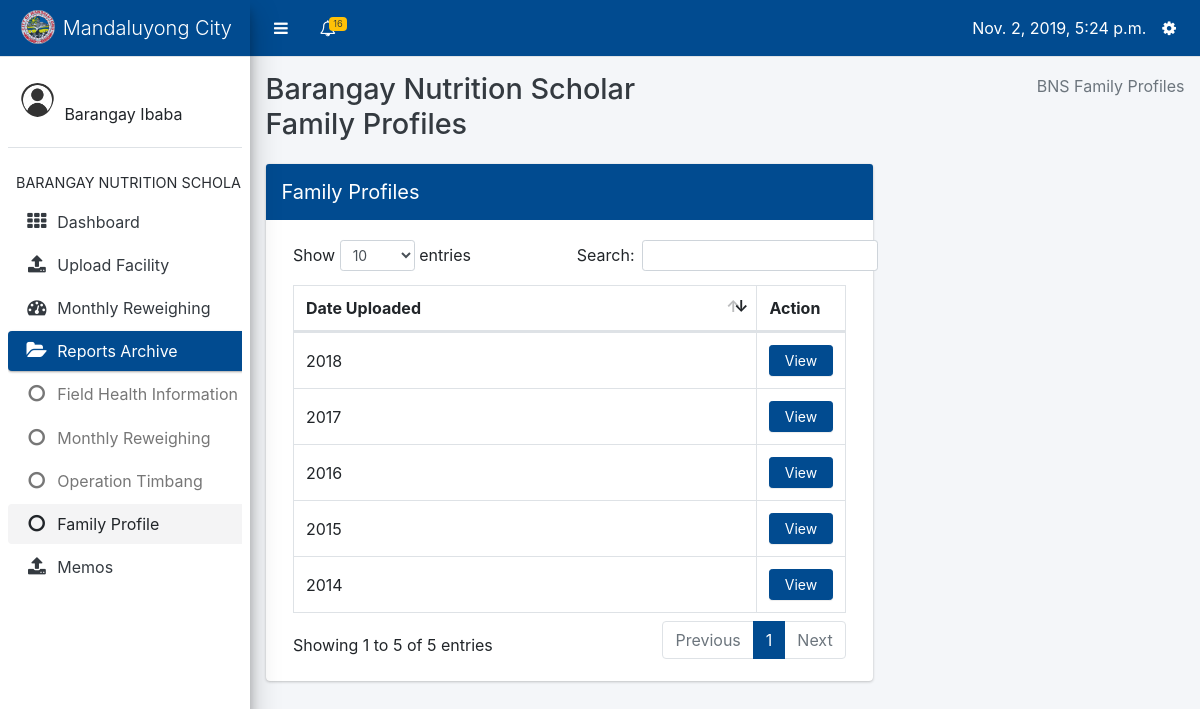
Screenshot of /data-input/bns/family_profile/list (signed in) with the database file from the repository.
### core/models.py (models this page shows, shortened)
class Profile(models.Model):
    user = models.OneToOneField(User, on_delete=models.CASCADE, related_name='profile')
    barangay = models.ForeignKey(Barangay, on_delete=models.CASCADE, null=True, blank=True)
    USER_TYPES = (
        ('Barangay Nutrition Scholar', 'Barangay Nutrition Scholar'),
        ('Nutritionist', 'Nutritionist'),
        ('Nutrition Program Coordinator', 'Nutrition Program Coordinator')
    )
    user_type = models.CharField(max_length=40, choices=USER_TYPES)

### datainput/models.py (models this page shows, shortened)
class Barangay(models.Model):
    name = models.CharField(max_length=100)
    @property
    def has_reweighed(self):
        patients = Patient.objects.filter(barangay=self)
        if patients.count() == 0:
            return False
        for patient in patients:
            try:
                mr = MonthlyReweighing.objects.get(patient=patient, date__month=datetime.now().month)
            except MonthlyReweighing.DoesNotExist:
                return False
        return True

class FamilyProfile(models.Model):
    barangay = models.ForeignKey(Barangay, on_delete=models.CASCADE)
    date = models.DateTimeField(default=datetime.now)
    uploaded_by = models.ForeignKey('core.Profile', on_delete=models.DO_NOTHING)

### datainput/views.py (the view)
# urls.py: path('bns/family_profile/list', views.family_profiles, name='family_profiles'),
@login_required
def family_profiles(request):
    barangay = Profile.objects.get(user=request.user).barangay
    families = FamilyProfile.objects.filter(barangay=barangay).order_by('-date')
    profile = Profile.objects.get(user=request.user)
    active = 'fp'
    request.session['active'] = 'fp'
    context = {
        'active': active,
        'profile': profile,
        'barangay': barangay,
        'families': families
    }
    return render(request, 'datainput/family_profile_index.html', context)

### core/context_processors.py (called while the page is built)
def get_user_type(request):
    if request.user.is_anonymous:
        return {
            'user_type': None
        }
    return {
        'user_type': Profile.objects.get(user=request.user).user_type
    }

def get_notifications(request):
    if not request.user.is_anonymous:
        notifications = Notification.objects.filter(profile_to=Profile.objects.get(user=request.user)).order_by('-date')
        return {
            'notifications': notifications
        }
    return {
        'notifications': None
    }

def get_unread_notifications(request):
    if not request.user.is_anonymous:
        unread_count = Notification.objects.filter(profile_to=Profile.objects.get(user=request.user), is_read=False)
        return {
            'unread_count': unread_count.count()
        }
    return {
        'unread_count': None
    }

def today(request):
    return {
        'today': datetime.now()
    }

def year_now(request):
    return {
        'year_present': datetime.now().year
    }

def profile(request):
    if request.user.is_anonymous:
        return {
            'profile': None
        }
    return {
        'profile': Profile.objects.get(user=request.user)
    }

### datainput/templates/datainput/family_profile_index.html (shortened to what this page needs)
{% extends 'core/bns-layout.html' %}
{% block content %}
<div class="content-wrapper" style="min-height: 620px; height: auto; margin-top: 57px;">
    <div class="content-header">
        <div class="container-fluid">
            <div class="row mb-2">
                    <div class="col-sm-6">
                        <h1 class="m-0 text-dark">Barangay Nutrition Scholar Family Profiles</h1>
                    </div>
                <div class="col-sm-6">
                    <ol class="breadcrumb float-sm-right">
                        <li class="breadcrumb-item active">BNS Family Profiles</li>
                    </ol>
                </div>
            </div>
        </div>
    </div>
    <section class="content">
        <div class="container-fluid">
            <div class="row">
                <div class="col-8">
                    <div class="card card-primary">
                        <div class="card-header d-flex p-0">
                            <h3 class="card-title p-3">Family Profiles</h3>
                        </div>
                        <div class="card-body">
                                <div>
                                    <table id="familyprofile_list" class="table table-bordered table-hover dataTable">
                                        <thead>
                                        <tr>
                                            <th>Date Uploaded</th>
                                            <th style="width: 16%;">Action</th>
                                        </tr>
                                        </thead>
                                        <tbody>
                                        {% for family in families %}
                                            <tr>
                                                <td style="vertical-align: middle;">
                                                    {{ family.date.year }}
                                                </td>
                                               <td>
                                                   <a class="btn btn-primary btn-sm col-12" href="{% url 'datainput:show_profiles' family.id %}">View</a>
                                               </td>
                                            </tr>
                                        {% endfor %}
                                        </tbody>
                                    </table>
                                </div>
                        </div>
                    </div>
                </div>
            </div>
        </div>
    </section>
</div>
{% endblock %}

### core/templates/core/bns-layout.html (shortened to what this page needs)
{% load static %}
<html>
    <head>
        <link rel="stylesheet" type="text/css" href="{% static 'core/plugins/bootstrap/css/bootstrap.css' %}">
        <link rel="stylesheet" type="text/css" href="{% static 'core/plugins/css/adminlte.css' %}">
        <link rel="stylesheet" type="text/css" href="{% static 'core/plugins/datatables/dataTables.bootstrap4.css' %}">
        <link rel="stylesheet" type="text/css" href="{% static 'core/plugins/font-awesome/css/font-awesome.css' %}">
    </head>
    <body class="sidebar-mini">
        <div class="wrapper">
            <nav class="main-header navbar navbar-expand border-bottom navbar-light bg-primary" style="position: fixed; right: 0; left: 0;">
                <ul class="navbar-nav">
                    <li class="nav-item">
                        <a class="nav-link" data-widget="pushmenu" href="#" style="padding-top: 12px;"><i class="fa fa-bars"></i></a>
                    </li>
                    <li class="nav-item dropdown">
                        <a class="nav-link" data-toggle="dropdown" href="#" aria-expanded="false" style="padding-top: 12px;">
                            <i class="fa fa-bell-o"></i>
                            {% if unread_count > 0 %}
                                <span class="badge badge-warning navbar-badge">
                                {{ unread_count }}</span>
                            {% endif %}
                        </a>
                    </li>
                </ul>
                <ul class="navbar-nav ml-auto">
                    <li class="nav-item mt-2">
                        {{ today }}
                    </li>
                    <li class="nav-item dropdown">
                        <a class="nav-link" data-toggle="dropdown" href="#" aria-expanded="true" style="padding-top: 12px;">
                            <i class="fa fa-cog"></i>
                        </a>
                    </li>
                </ul>
            </nav>
            <aside class="main-sidebar elevation-4 sidebar-light-primary" style="min-height: 620px;">
                <div class="brand-link bg-primary">
                    <img src="{% static 'core/images/com.png' %}" class="brand-image img-circle" style="opacity: .8">
                    <span class="brand-text font-weight-light">Mandaluyong City</span>
                </div>
                <div class="sidebar">
                    <div class="user-panel mt-3 pb-3 mb-3 d-flex">
                        <div class="image">
                            <img src="{% static 'core/images/usr.png' %}" class="img-circle" alt="User Image" style="padding-top: 10px">
                        </div>
                        <div class="info">
                            <div class="d-block"><b>{{ profile.user.first_name }} {{ profile.user.last_name }}</b><br>{{ profile.barangay.name }}</div>
                        </div>
                    </div>
                    <nav class="mt-2">
                        <ul class="nav nav-pills nav-sidebar flex-column" data-widget="treeview" role="menu" data-accordion="false">
                            <li class="nav-header">BARANGAY NUTRITION SCHOLAR</li>
                            <li class="nav-item">
                                <a class="nav-link" href="{% url 'core:bns_dashboard' %}">
                                    <i class="nav-icon fa fa-th"></i>
                                    <p>Dashboard</p>
                                </a>
                            </li>
                            <li class="nav-item">
                                <a href="{% url 'core:bns-index' %}" class="nav-link {% if active == 'uf' %}active{% endif %}">
                                    <i class="nav-icon fa fa-upload"></i>
                                    <p>Upload Facility</p>
                                </a>
                            </li>
                            <li class="nav-item">
                                <a href="{% url 'datainput:latest_monthly_reweighing_index' %}" class="nav-link {% if active == 'mw' %}active{% endif %}">
                                    <i class="nav-icon fa fa-dashboard"></i>
                                    <p>Monthly Reweighing</p>
                                </a>
                            </li>
                            <li class="nav-item has-treeview {% if active == 'fh' or active == 'mr' or active == 'ot' or active == 'fp' %}menu-open{% endif %}">
                            <a href="#" class="nav-link {% if active == 'fh' or active == 'mr' or active == 'ot' or active == 'fp' %}active{% endif %}">
                              <i class="nav-icon fa fa-folder-open"></i>
                              <p>
                                Reports Archive
                              </p>
                            </a>
                            <ul class="nav nav-treeview">
                              <li class="nav-item">
                                <a  href="{% url 'datainput:show_fhsis_list' %}" class="nav-link {% if active == 'fh' %}active{% endif %}">
                                  <i class="fa fa-circle-o nav-icon"></i>
                                  <p>Field Health Information System</p>
                                </a>
                              </li>
                              <li class="nav-item">
                                <a href="{% url 'datainput:monthly_reweighing_list' %}" class="nav-link {% if active == 'mr' %}active{% endif %}">
                                  <i class="fa fa-circle-o nav-icon"></i>
                                  <p>Monthly Reweighing</p>
                                </a>
                              </li>
                              <li class="nav-item">
                                <a href="{% url 'datainput:show_opt_list' %}" class="test nav-link {% if active == 'ot' %}active{% endif %}">
                                  <i class="fa fa-circle-o nav-icon"></i>
                                  <p>Operation Timbang</p>
                                </a>
                              </li>
                                <li class="nav-item">
                                <a href="{% url 'datainput:family_profiles' %}" class="test nav-link {% if active == 'fp' %}active{% endif %}">
                                  <i class="fa fa-circle-o nav-icon"></i>
                                  <p>Family Profile</p>
                                </a>
                              </li>
                            </ul>
                            </li>
                            <li class="nav-item">
                                <a href="{% url 'core:memos' %}" class="nav-link {% if active == 'mm' %}active{% endif %}">
                                    <i class="nav-icon fa fa-upload"></i>
                                    <p>Memos</p>
                                </a>
                            </li>
                        </ul>
                    </nav>
                </div>
            </aside>
            {% block content %}
            {% endblock %}
        </div>
    </body>
</html>

### rows the page displays
Profile: barangay.name "Barangay Ibaba"
FamilyProfile: date.year "2018"
FamilyProfile: date.year "2017"
FamilyProfile: date.year "2016"
FamilyProfile: date.year "2015"
FamilyProfile: date.year "2014"

### other values shown
{{ unread_count }} "16"
